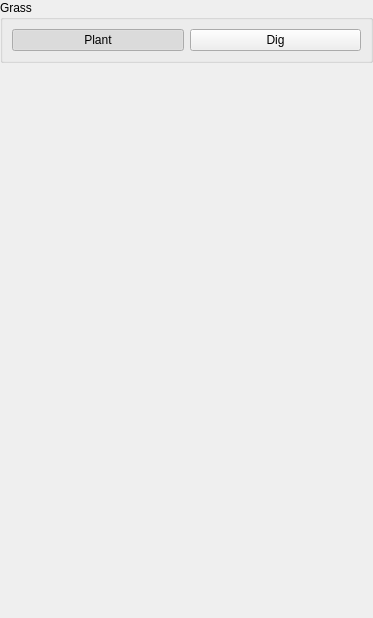
<?xml version="1.0" encoding="UTF-8"?>
<ui version="4.0">
 <class>VegetationTool</class>
 <widget class="QWidget" name="VegetationTool">
  <property name="geometry">
   <rect>
    <x>0</x>
    <y>0</y>
    <width>373</width>
    <height>618</height>
   </rect>
  </property>
  <property name="sizePolicy">
   <sizepolicy hsizetype="Minimum" vsizetype="Minimum">
    <horstretch>0</horstretch>
    <verstretch>0</verstretch>
   </sizepolicy>
  </property>
  <property name="windowTitle">
   <string>Form</string>
  </property>
  <layout class="QVBoxLayout" name="verticalLayout">
   <property name="margin">
    <number>0</number>
   </property>
   <item>
    <widget class="QGroupBox" name="groupBox">
     <property name="title">
      <string>Grass</string>
     </property>
     <layout class="QHBoxLayout" name="horizontalLayout">
      <item>
       <widget class="QPushButton" name="grassPlant">
        <property name="text">
         <string>Plant</string>
        </property>
        <property name="checkable">
         <bool>true</bool>
        </property>
        <property name="checked">
         <bool>true</bool>
        </property>
        <property name="autoExclusive">
         <bool>true</bool>
        </property>
       </widget>
      </item>
      <item>
       <widget class="QPushButton" name="grassDig">
        <property name="text">
         <string>Dig</string>
        </property>
        <property name="checkable">
         <bool>true</bool>
        </property>
        <property name="autoExclusive">
         <bool>true</bool>
        </property>
       </widget>
      </item>
     </layout>
    </widget>
   </item>
   <item>
    <spacer name="verticalSpacer">
     <property name="orientation">
      <enum>Qt::Vertical</enum>
     </property>
     <property name="sizeHint" stdset="0">
      <size>
       <width>20</width>
       <height>40</height>
      </size>
     </property>
    </spacer>
   </item>
  </layout>
 </widget>
 <resources/>
 <connections/>
</ui>
